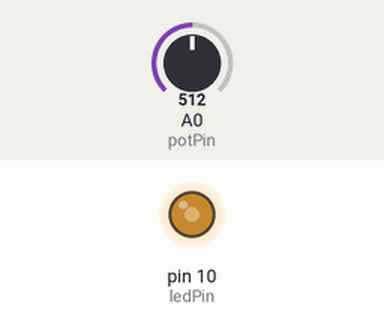
Simulated run of this sketch. Board: Arduino Uno, built with avr-gcc and run on an emulated ATmega328P. Shown: output pins drawn as LEDs (lit = HIGH). Inputs (shaded band) come from the test bench; at power-on: A0 (potPin) = 512.

Above: at 1.26 s.
1.3 s: A0 (potPin) set to 0
2.8 s: A0 (potPin) set to 93
4.3 s: A0 (potPin) set to 113
At 4.8 s:
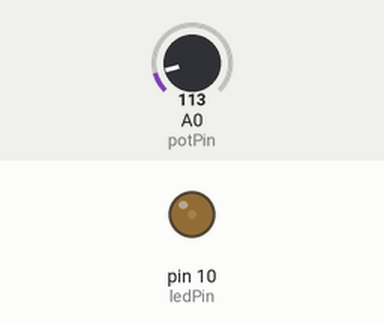
5.8 s: A0 (potPin) set to 511
8.8 s: A0 (potPin) set to 900
At 10.67 s:
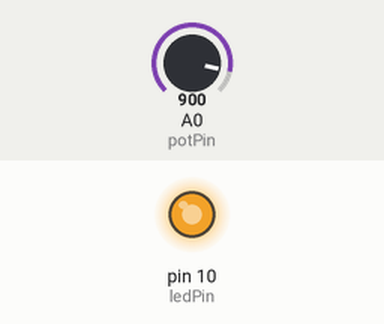
Timing chart, 0 to 12.8 s (numbered marks = the images above; inputs shaded):
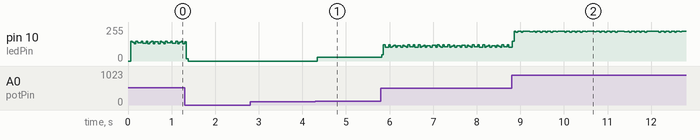

The sketch:

Potentiometer_Controlled_Duty_Cycle_LED.ino
```cpp
#define ledPin 10
#define potPin A0
int cycleTimeMs = 10;
void setup() {
  pinMode(ledPin, OUTPUT);
  pinMode(potPin, INPUT);
}
void loop() {
  float dutyCyclePerc = analogRead(potPin) / 1023.0;
  float onTime = dutyCyclePerc * cycleTimeMs;
  float offTime = cycleTimeMs - onTime;
  digitalWrite(ledPin, HIGH);
  delay(onTime);
  digitalWrite(ledPin, LOW);
  delay(offTime);
}
```

Measured:
- after the input at 2.8 s, every drawn part: stays the same
- after the input at 4.3 s, pin 10 (ledPin): 0/255 → 27/255 at once
